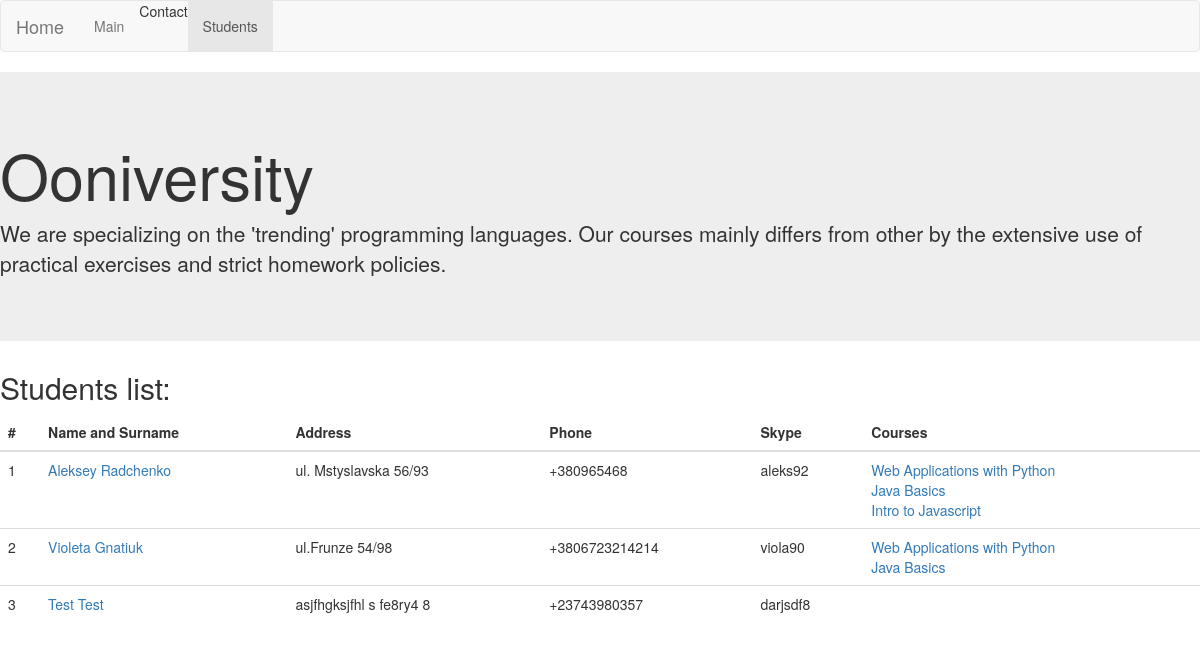
The page /students/ on the database its author committed.
### students/models.py (models this page shows, shortened)
class Student(models.Model):
    name = models.CharField(max_length = 100)
    surname = models.CharField(max_length = 100)
    date_of_birth = models.DateField()
    email =models.EmailField(unique = True)
    phone = models.CharField(max_length = 14)
    address = models.CharField(max_length = 220)
    skype = models.CharField(max_length = 20)
    courses = models.ManyToManyField(Course, related_name='courses', blank=True)

### courses/models.py (models this page shows)
class Course(models.Model):
    name = models.CharField(max_length = 100)
    short_description = models.CharField(max_length = 220)
    description = models.TextField()
    coach = models.ForeignKey(Coach, blank=True, null=True, related_name='coach_courses', on_delete = models.CASCADE)
    assistant = models.ForeignKey(Coach, blank=True, null=True, related_name = 'assistant_courses', on_delete=models.CASCADE)
    def __str__(self):
        return self.name

### students/views.py (the view)
def students_view(request):
    course_id = request.GET.get('course_id','')
    if course_id:
        students_list = Student.objects.filter(courses__id=course_id)
    else:
        students_list = Student.objects.all()
    return render(request, 'students/student_list.html', {'students_list':students_list})

### students/templates/students/student_list.html (shortened to what this page needs)
{% extends "base.html" %}
{% block nav_class_students_list %}active{% endblock %}
{% block main_content %}
{% include "inc_university_desc.html" %}
<h2>Students list:</h2>
<table class="table">
  <thead>
    <tr>
      <th scope="row">#</th>
      <th scope="col">Name and Surname</th>
      <th scope="col">Address</th>
      <th scope="col">Phone</th>
      <th scope="col">Skype</th>
      <th scope="col">Courses</th>
    </tr>
  </thead>
  <tbody>
  {% for student in students_list %}
    <tr>
      <td>{{ student.id }}</td>
      <td><a href="{{ student.id }}">{{ student.name }} {{ student.surname}}</a></td>
      <td>{{ student.address }}</td>
      <td>{{ student.phone }}</td>
      <td>{{ student.skype }}</td>
      <td>{% for course in student.courses.all %}<a href="{% url 'courses:detail' course.id %}"> {{ course }} </a></br> {% endfor %}</td>
    </tr>
  {% endfor %}
  </tbody>
</table>
{% endblock main_content %}

### rows shown on the page
Student: id "1", name "Aleksey", surname "Radchenko", address "ul. Mstyslavska 56/93", phone "+380965468", skype "aleks92"
Course: name "Web Applications with Python"
Course: name "Java Basics"
Course: name "Intro to Javascript"
Student: id "2", name "Violeta", surname "Gnatiuk", address "ul.Frunze 54/98", phone "+3806723214214", skype "viola90"
Student: id "3", name "Test", surname "Test", address "asjfhgksjfhl s fe8ry4 8", phone "+23743980357", skype "darjsdf8"
